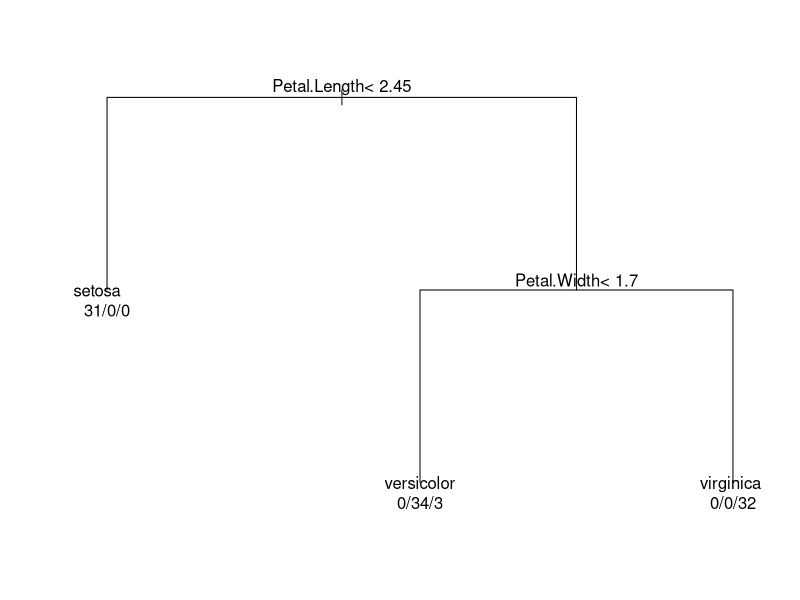
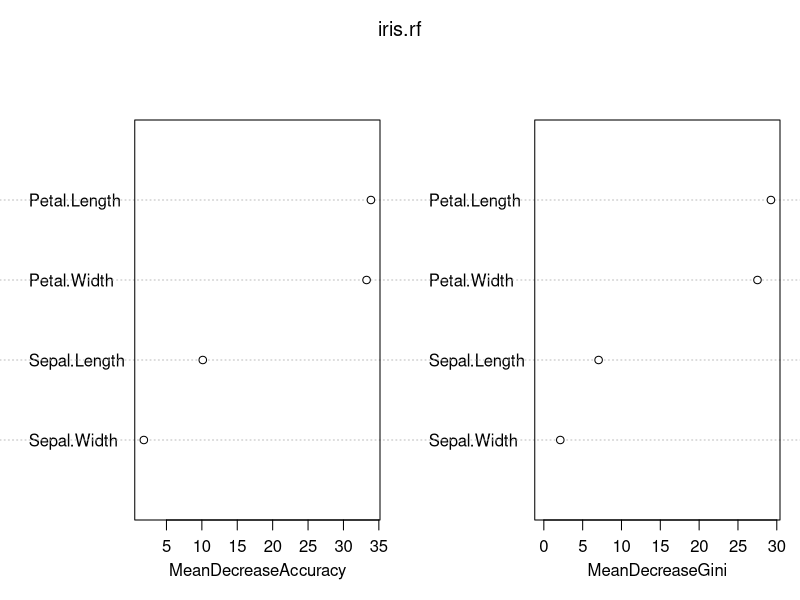
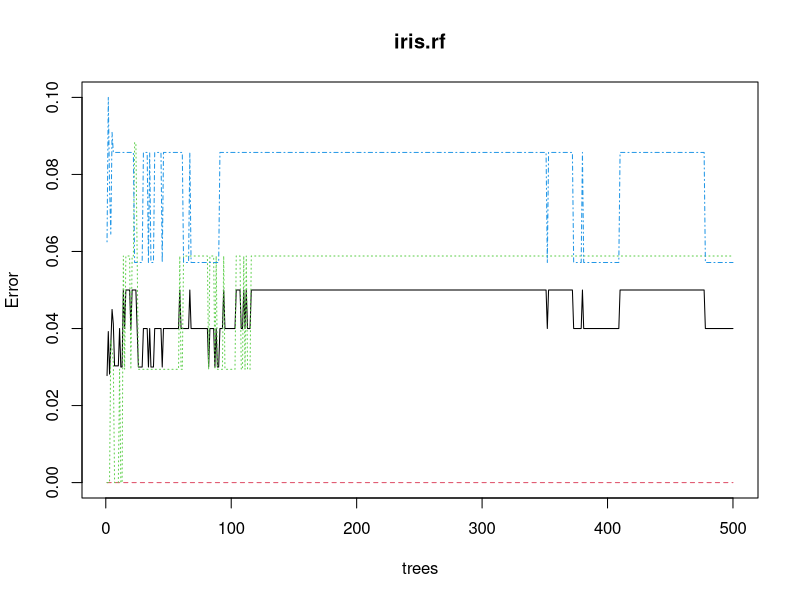

Recreate these plots in R, in order.
library(rpart)

iris.dt=iris
set.seed(101)
train=sample(1:150,100)
#train


#fix(iris.dt)
summary(iris.dt)

iris.rpart=rpart(Species~.,data=iris.dt,subset=train)

iris.rpart

par(xpd=T)
plot(iris.rpart)
text(iris.rpart,use.n=T)

iris.pred.train=predict(iris.rpart,iris.dt[train,],type="class")
table(iris.dt[train,]$Species,iris.pred.train)
sum(diag(table(iris.dt[train,]$Species,iris.pred.train)))/100


iris.pred.test=predict(iris.rpart,iris.dt[-train,],type="class")
table(iris.dt[-train,]$Species,iris.pred.test)
sum(diag(table(iris.dt[-train,]$Species,iris.pred.test)))/50

#Construction d'un model random Forest
library("randomForest")
iris.rf=randomForest(Species~.,
                     data=iris.dt,subset=train,
                     importance=T)

print(varImpPlot(iris.rf))

iris.rf
plot(iris.rf)

?randomForest







